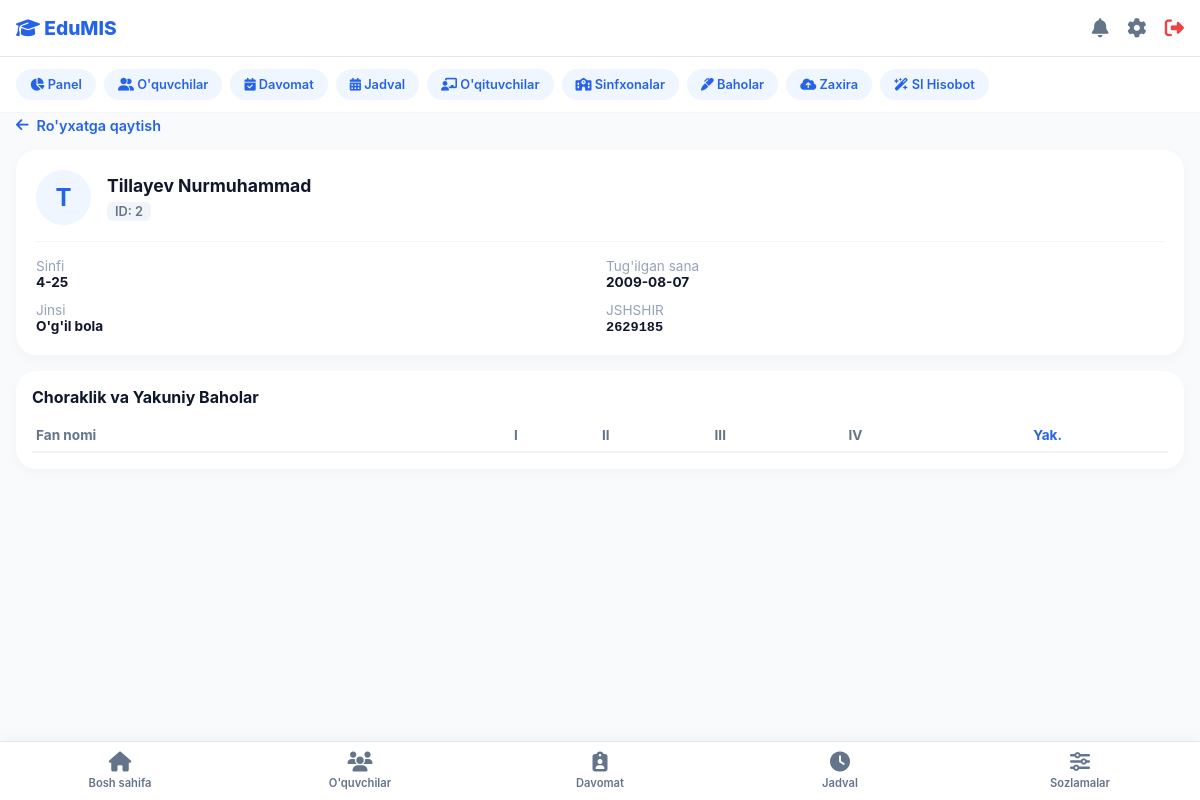
Screenshot of /student/2 (signed in) with the database file from the repository.
### tables this page shows
CREATE TABLE users (
        id INTEGER PRIMARY KEY AUTOINCREMENT,
        username TEXT UNIQUE NOT NULL,
        password TEXT NOT NULL,
        role TEXT NOT NULL,
        full_name TEXT NOT NULL,
        gender TEXT
    , phone TEXT, email TEXT, position TEXT, theme TEXT DEFAULT 'light', language TEXT DEFAULT 'uz', notify_grades INTEGER DEFAULT 1, notify_attendance INTEGER DEFAULT 1, notify_homework INTEGER DEFAULT 1);

CREATE TABLE students (
        id INTEGER PRIMARY KEY AUTOINCREMENT,
        user_id INTEGER NOT NULL,
        class_id TEXT,
        birth_date TEXT,
        FOREIGN KEY(user_id) REFERENCES users(id) ON DELETE CASCADE
    );

### app.py (the view)
@app.route('/student/<int:student_id>')
@role_required('admin')
def student_profile(student_id):
    conn = get_db_connection()
    row = conn.execute(
        'SELECT s.id, u.full_name, s.class_id, s.birth_date, u.gender, u.username as jshshir '
        'FROM students s JOIN users u ON s.user_id = u.id WHERE s.id = ?',
        (student_id,)
    ).fetchone()
    if not row:
        conn.close()
        return "Topilmadi", 404
    grades = conn.execute(
        'SELECT subject, q1, q2, q3, q4, final FROM quarterly_grades WHERE student_id = ?',
        (student_id,)
    ).fetchall()
    conn.close()
    student = dict(row)
    student['grades'] = grades
    return render_template('student_profile.html', student=student)

### app.py (called while the page is built)
def t(key):
    lang = session.get('language', 'uz')
    return translate(key, lang)

def get_db_connection():
    conn = sqlite3.connect(DB_NAME)
    conn.row_factory = sqlite3.Row
    conn.execute('PRAGMA foreign_keys = ON')
    return conn

def role_required(*roles):
    def decorator(view):
        @wraps(view)
        def wrapped(*args, **kwargs):
            if 'user_id' not in session:
                flash("Iltimos, avval tizimga kiring.", "error")
                return redirect(url_for('login'))
            if session.get('role') not in roles:
                flash("Bu amal uchun sizda ruxsat yo'q.", "error")
                return redirect(url_for('dashboard'))
            return view(*args, **kwargs)
        return wrapped
    return decorator

### translations.py (called while the page is built)
def translate(key, lang='uz'):
    entry = TRANSLATIONS.get(key)
    if not entry:
        return key
    return entry.get(lang) or entry.get('uz') or key

### templates/student_profile.html (shortened to what this page needs)
{% extends 'base.html' %}
{% block content %}
<div style="padding: 0 16px; margin-top: -15px;">
    <a href="/students" style="display: inline-flex; align-items: center; gap: 8px; color: #2563eb; text-decoration: none; font-size: 0.9rem; font-weight: 600; margin-bottom: 16px;">
        <i class="fa-solid fa-arrow-left"></i> Ro'yxatga qaytish
    </a>
    <div style="background: white; border-radius: 20px; padding: 20px; box-shadow: 0 4px 12px rgba(0,0,0,0.03); margin-bottom: 16px;">
        <div style="display: flex; align-items: center; gap: 16px; margin-bottom: 16px; border-bottom: 1px solid #f1f5f9; padding-bottom: 16px;">
            <div style="width: 55px; height: 55px; background: #eff6ff; border-radius: 50%; display: flex; align-items: center; justify-content: center; color: #2563eb; font-size: 1.5rem; font-weight: 700;">
                {{ student.full_name[0] }}
            </div>
            <div>
                <h3 style="font-size: 1.1rem; font-weight: 700; color: #0f172a; margin-bottom: 4px;">{{ student.full_name }}</h3>
                <span style="background: #f1f5f9; padding: 2px 8px; border-radius: 6px; color: #64748b; font-size: 0.8rem; font-weight: 600;">ID: {{ student.id }}</span>
            </div>
        </div>
        <div style="display: grid; grid-template-columns: 1fr 1fr; gap: 12px; font-size: 0.85rem;">
            <div>
                <span style="color: #94a3b8; display: block;">Sinfi</span>
                <strong style="color: #0f172a;">{{ student.class_id }}</strong>
            </div>
            <div>
                <span style="color: #94a3b8; display: block;">Tug'ilgan sana</span>
                <strong style="color: #0f172a;">{{ student.birth_date }}</strong>
            </div>
            <div>
                <span style="color: #94a3b8; display: block;">Jinsi</span>
                <strong style="color: #0f172a;">{{ student.gender }}</strong>
            </div>
            <div>
                <span style="color: #94a3b8; display: block;">JSHSHIR</span>
                <strong style="color: #0f172a; font-family: monospace;">{{ student.jshshir }}</strong>
            </div>
        </div>
    </div>
    <div style="background: white; border-radius: 20px; padding: 16px; box-shadow: 0 4px 12px rgba(0,0,0,0.03);">
        <h4 style="font-size: 1rem; font-weight: 700; color: #0f172a; margin-bottom: 12px;">Choraklik va Yakuniy Baholar</h4>
        <div style="overflow-x: auto;">
            <table style="width: 100%; border-collapse: collapse; text-align: center; font-size: 0.85rem;">
                <thead>
                    <tr style="border-bottom: 2px solid #f1f5f9; color: #64748b;">
                        <th style="text-align: left; padding: 8px 4px;">Fan nomi</th>
                        <th style="padding: 8px 4px;">I</th>
                        <th style="padding: 8px 4px;">II</th>
                        <th style="padding: 8px 4px;">III</th>
                        <th style="padding: 8px 4px;">IV</th>
                        <th style="padding: 8px 4px; color: #2563eb; font-weight: 700;">Yak.</th>
                    </tr>
                </thead>
            </table>
        </div>
    </div>
</div>
{% endblock %}

### templates/base.html (style rules this page uses)
:root { --bg-light: #f8fafc; --primary-blue: #2563eb; --text-dark: #0f172a; --text-muted: #64748b; --card-bg: white; --border-color: #e2e8f0; }
* { margin: 0; padding: 0; box-sizing: border-box; font-family: '-apple-system', BlinkMacSystemFont, "Segoe UI", Roboto, Helvetica, Arial, sans-serif; }
body { background-color: var(--bg-light); color: var(--text-dark); padding-bottom: 80px; }

### rows the page displays
users: full_name "T", full_name "Tillayev Nurmuhammad", gender "O'g'il bola", jshshir "2629185"
students: id "2", class_id "4-25", birth_date "2009-08-07"

### other values shown
{{ t('nav_panel') }} "Panel"
{{ t('nav_students') }} "O'quvchilar"
{{ t('nav_attendance') }} "Davomat"
{{ t('nav_schedule') }} "Jadval"
{{ t('nav_teachers') }} "O'qituvchilar"
{{ t('nav_classrooms') }} "Sinfxonalar"
{{ t('nav_grades') }} "Baholar"
{{ t('nav_backup') }} "Zaxira"
{{ t('nav_ai_report') }} "SI Hisobot"
{{ t('nav_home') }} "Bosh sahifa"
{{ t('nav_settings') }} "Sozlamalar"
